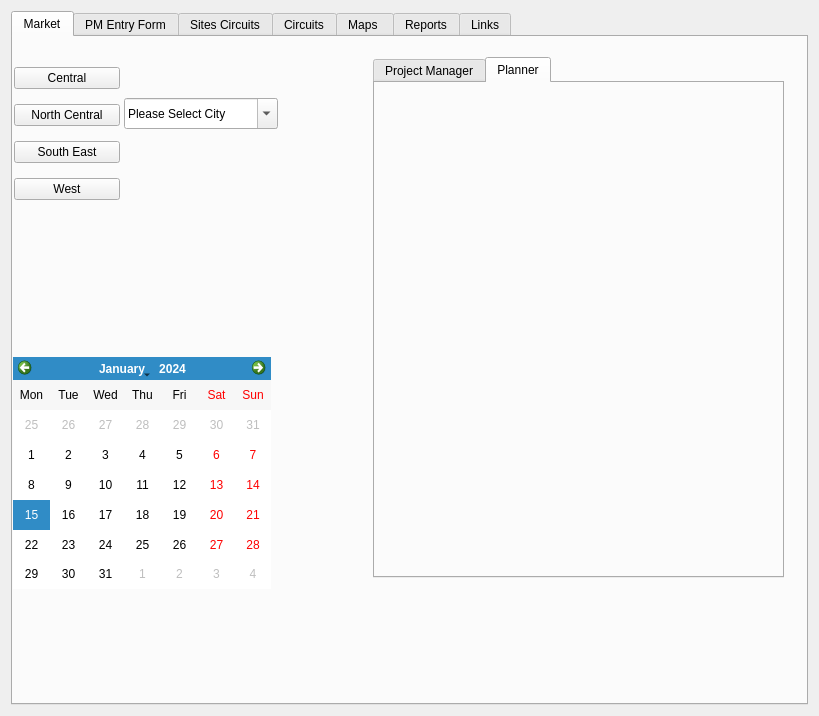
<?xml version="1.0" encoding="UTF-8"?>
<ui version="4.0">
 <class>PMTracker</class>
 <widget class="QWidget" name="PMTracker">
  <property name="geometry">
   <rect>
    <x>0</x>
    <y>0</y>
    <width>819</width>
    <height>716</height>
   </rect>
  </property>
  <property name="windowTitle">
   <string>PMTracker</string>
  </property>
  <property name="toolTipDuration">
   <number>0</number>
  </property>
  <layout class="QGridLayout" name="gridLayout">
   <item row="0" column="0">
    <widget class="QTabWidget" name="tabmenu">
     <property name="currentIndex">
      <number>0</number>
     </property>
     <property name="movable">
      <bool>true</bool>
     </property>
     <property name="tabBarAutoHide">
      <bool>true</bool>
     </property>
     <widget class="QWidget" name="tab_market">
      <attribute name="title">
       <string>Market</string>
      </attribute>
      <widget class="QTabWidget" name="widget_display_team">
       <property name="geometry">
        <rect>
         <x>360</x>
         <y>20</y>
         <width>411</width>
         <height>521</height>
        </rect>
       </property>
       <property name="currentIndex">
        <number>1</number>
       </property>
       <widget class="QWidget" name="tab_project_manager">
        <attribute name="title">
         <string>Project Manager</string>
        </attribute>
       </widget>
       <widget class="QWidget" name="tab_planner">
        <attribute name="title">
         <string>Planner</string>
        </attribute>
       </widget>
      </widget>
      <widget class="QWidget" name="widget_clock" native="true">
       <property name="geometry">
        <rect>
         <x>0</x>
         <y>240</y>
         <width>261</width>
         <height>80</height>
        </rect>
       </property>
       <property name="inputMethodHints">
        <set>Qt::ImhTime</set>
       </property>
      </widget>
      <widget class="QCalendarWidget" name="widget_calendar">
       <property name="geometry">
        <rect>
         <x>0</x>
         <y>320</y>
         <width>258</width>
         <height>232</height>
        </rect>
       </property>
       <property name="firstDayOfWeek">
        <enum>Qt::Monday</enum>
       </property>
       <property name="horizontalHeaderFormat">
        <enum>QCalendarWidget::ShortDayNames</enum>
       </property>
       <property name="verticalHeaderFormat">
        <enum>QCalendarWidget::NoVerticalHeader</enum>
       </property>
      </widget>
      <widget class="QComboBox" name="combobox_city">
       <property name="geometry">
        <rect>
         <x>111</x>
         <y>61</y>
         <width>154</width>
         <height>31</height>
        </rect>
       </property>
       <property name="contextMenuPolicy">
        <enum>Qt::ActionsContextMenu</enum>
       </property>
       <property name="editable">
        <bool>true</bool>
       </property>
       <property name="currentText">
        <string>Please Select City</string>
       </property>
       <item>
        <property name="text">
         <string>Please Select City</string>
        </property>
       </item>
      </widget>
      <widget class="QWidget" name="">
       <property name="geometry">
        <rect>
         <x>1</x>
         <y>21</y>
         <width>106</width>
         <height>152</height>
        </rect>
       </property>
       <layout class="QGridLayout" name="layout_region">
        <item row="0" column="0">
         <widget class="QPushButton" name="button_central">
          <property name="text">
           <string>Central</string>
          </property>
         </widget>
        </item>
        <item row="1" column="0">
         <widget class="QPushButton" name="button_north_central">
          <property name="text">
           <string>North Central</string>
          </property>
         </widget>
        </item>
        <item row="2" column="0">
         <widget class="QPushButton" name="button_south_east">
          <property name="text">
           <string>South East</string>
          </property>
         </widget>
        </item>
        <item row="3" column="0">
         <widget class="QPushButton" name="button_west">
          <property name="text">
           <string>West</string>
          </property>
         </widget>
        </item>
       </layout>
      </widget>
     </widget>
     <widget class="QWidget" name="tab_pm">
      <attribute name="title">
       <string>PM Entry Form</string>
      </attribute>
     </widget>
     <widget class="QWidget" name="tab_sites">
      <attribute name="title">
       <string>Sites Circuits</string>
      </attribute>
      <widget class="QTableWidget" name="table_sites">
       <property name="geometry">
        <rect>
         <x>0</x>
         <y>70</y>
         <width>661</width>
         <height>491</height>
        </rect>
       </property>
      </widget>
     </widget>
     <widget class="QWidget" name="tab_circuits">
      <attribute name="title">
       <string>Circuits</string>
      </attribute>
      <widget class="QTableWidget" name="table_circuits_2">
       <property name="geometry">
        <rect>
         <x>0</x>
         <y>40</y>
         <width>661</width>
         <height>511</height>
        </rect>
       </property>
      </widget>
     </widget>
     <widget class="QWidget" name="tab_maps">
      <attribute name="title">
       <string>Maps </string>
      </attribute>
      <widget class="QGraphicsView" name="map">
       <property name="geometry">
        <rect>
         <x>0</x>
         <y>0</y>
         <width>201</width>
         <height>121</height>
        </rect>
       </property>
      </widget>
      <widget class="QGraphicsView" name="map_2">
       <property name="geometry">
        <rect>
         <x>0</x>
         <y>130</y>
         <width>201</width>
         <height>131</height>
        </rect>
       </property>
      </widget>
      <widget class="QGraphicsView" name="map_3">
       <property name="geometry">
        <rect>
         <x>0</x>
         <y>270</y>
         <width>201</width>
         <height>161</height>
        </rect>
       </property>
      </widget>
     </widget>
     <widget class="QWidget" name="tab_reports">
      <attribute name="title">
       <string>Reports</string>
      </attribute>
     </widget>
     <widget class="QWidget" name="tab_links">
      <attribute name="title">
       <string>Links</string>
      </attribute>
     </widget>
    </widget>
   </item>
  </layout>
 </widget>
 <resources/>
 <connections/>
</ui>
